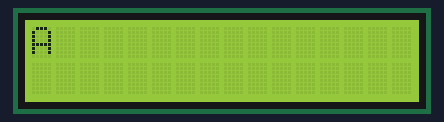
This sketch was run on a simulated Arduino Uno, built with avr-gcc and run on an emulated ATmega328P. Parts: 16×2 character LCD.

Above: at 0.14 s.
At 0.74 s:
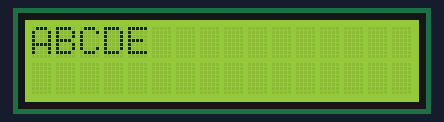
At 1.34 s:
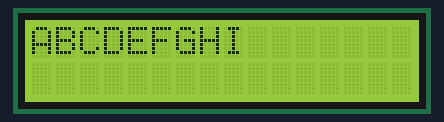
At 2.54 s:
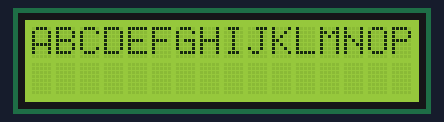
At 4.0 s:
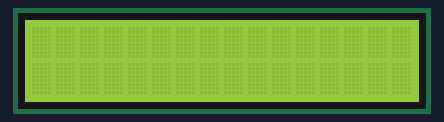
At 5.5 s:
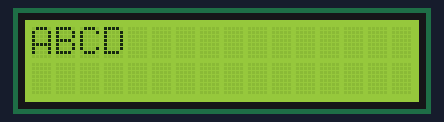

The sketch:

assignment_4.ino
```cpp
#include <LiquidCrystal.h>

const int rs = 2;
const int en = 4;
const int d4 = 8;
const int d5 = 9;
const int d6 = 10;
const int d7 = 11;

LiquidCrystal lcd(rs, en, d4, d5, d6, d7);

void setup() {
  Serial.begin(9600);
  lcd.begin(16, 2);
  lcd.clear();
}

void loop() {
  int cursorPos[2] = { 0, 0 };

  for(int i = 65; i <= 90; i++) {
    lcd.setCursor(cursorPos[0], cursorPos[1]);
    lcd.print(char(i));

    if(cursorPos[1] < 1) {
      if(cursorPos[0] < 16) {
        cursorPos[0]++;
      } else {
        cursorPos[1]++;
      }
    } else {
      cursorPos[0]--;
    }

    delay(150);
  }

  lcd.clear();
  delay(1000);
}
```

Measured:
- by itself, everything shown: repeats every 4.9 s, in 25 steps
- what the display in image 3 shows lasts 0.5 s, from 2.3 s to 2.8 s
- what the display in image 4 shows lasts 1.0 s, from 4.0 s to 5.0 s
